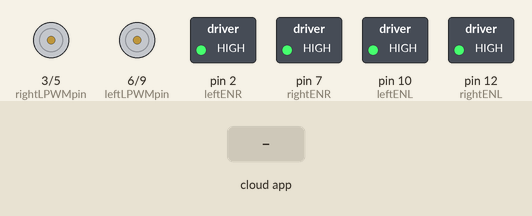
The sketch below on a simulated Arduino Uno, built with avr-gcc and run on an emulated ATmega328P. Parts: motor-driver pin pairs drawn as motors (green arrow = first pin HIGH = forward, orange = second pin HIGH = backward, longer = more drive), switched loads named in the sketch (green lamp = pin HIGH). The test bench sets the inputs (shaded band). The ROS host is connected and sends only what is stated.

Above: at 3.2 s.
3.3 s: the phone or cloud app sets linear.x to -100
At 4.5 s:
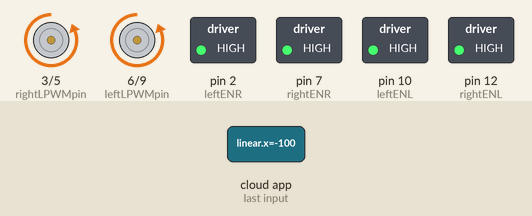
4.8 s: the phone or cloud app sets angular.z to -100
At 5.6 s:
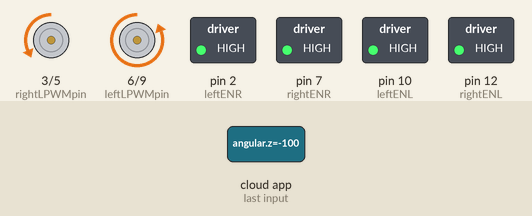
6.3 s: the phone or cloud app sets linear.x to 0
At 6.8 s:
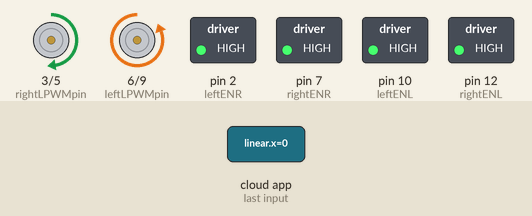
7.8 s: the phone or cloud app sets angular.z to 100
At 9.0 s:
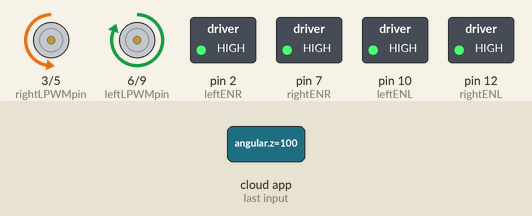
9.3 s: the phone or cloud app sets linear.x to 100
At 10.2 s:
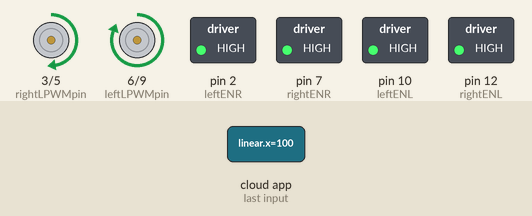
10.8 s: the phone or cloud app sets angular.z to 0
At 11.4 s:
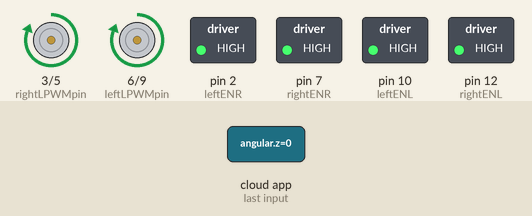
Timing chart, 0 to 13.3 s (numbered marks = the images above; inputs shaded):
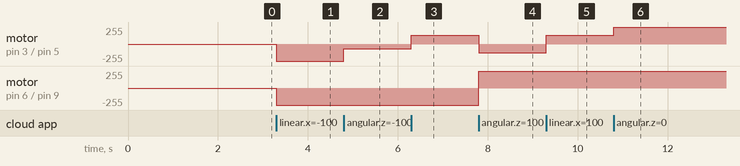

The sketch:

teleop_rover_urc2023.ino
```cpp
#include <ros.h>
#include <geometry_msgs/Twist.h>

#define leftRPWMpin 9
#define leftLPWMpin 6
#define rightRPWMpin 5
#define rightLPWMpin 3

#define leftENR 2
#define leftENL 10
#define rightENR 7
#define rightENL 12

ros::NodeHandle nh;
//String debug;
//char charArray[40];

int vel1 = 0;
int vel2 = 0;

float x=0;
float z=0;

void velCallback( const geometry_msgs::Twist& vel) {

  x = vel.linear.x;
  z = vel.angular.z;
  if(x!=0.&&z!=0.){
    x*=0.531269;
    z*=0.531269;
  }

  vel1 = round(255.*constrain(x+z,-1.,1.));
  vel2 = round(255.*constrain(x-0.5*z,-1.,1.));

}

ros::Subscriber<geometry_msgs::Twist> sub("/cmd_vel", velCallback);

void traverse(){
  if(vel1<0){
    analogWrite(leftLPWMpin,0);
    analogWrite(leftRPWMpin,-vel1);
  }
  else{
    analogWrite(leftLPWMpin,vel1);
    analogWrite(leftRPWMpin,0);
  }
  if(vel2<0){
    analogWrite(rightLPWMpin,0);
    analogWrite(rightRPWMpin,-vel2);
  }
  else{
    analogWrite(rightLPWMpin,vel2);
    analogWrite(rightRPWMpin,0);
  }
  //debug = "Wheel1: "+String(vel1)+", Wheel2: "+String(vel2);


}


void setup() {


  Serial.begin(57600);
  pinMode(leftENR, OUTPUT);
  pinMode(leftENL, OUTPUT);
  pinMode(rightENR, OUTPUT);
  pinMode(rightENL, OUTPUT);

  pinMode(leftRPWMpin, OUTPUT);
  pinMode(leftLPWMpin, OUTPUT);
  pinMode(rightRPWMpin, OUTPUT);
  pinMode(rightLPWMpin, OUTPUT);

  digitalWrite(leftENR, HIGH);
  digitalWrite(leftENL, HIGH);
  digitalWrite(rightENR, HIGH);
  digitalWrite(rightENL, HIGH);
  nh.initNode();
  nh.subscribe(sub);
  delay(2000);
}

void loop() {


    traverse();


    //debug.toCharArray(charArray,debug.length()+1);
    //nh.loginfo(charArray);
    nh.spinOnce();


}
```

Measured:
- after the input at 3.3 s, motor on pin 3 (rightLPWMpin) / pin 5 (rightRPWMpin), motor on pin 6 (leftLPWMpin) / pin 9 (leftRPWMpin): stopped → backward 255/255 at once
- after the input at 4.8 s, motor on pin 3 (rightLPWMpin) / pin 5 (rightRPWMpin): backward 255/255 → backward 68/255 at once
- after the input at 6.3 s, motor on pin 3 (rightLPWMpin) / pin 5 (rightRPWMpin): backward 68/255 → forward 128/255 at once
- after the input at 7.8 s, motor on pin 3 (rightLPWMpin) / pin 5 (rightRPWMpin): forward 128/255 → backward 128/255 at once; motor on pin 6 (leftLPWMpin) / pin 9 (leftRPWMpin): backward 255/255 → forward 255/255 at once
- after the input at 9.3 s, motor on pin 3 (rightLPWMpin) / pin 5 (rightRPWMpin): backward 128/255 → forward 128/255 at once
- after the input at 10.8 s, motor on pin 3 (rightLPWMpin) / pin 5 (rightRPWMpin): forward 128/255 → forward 255/255 at once
